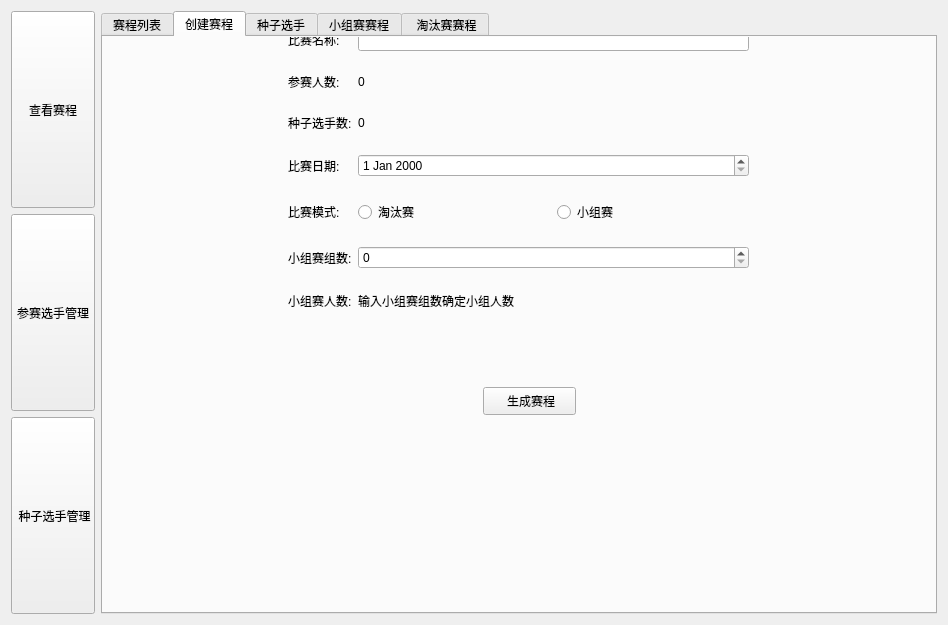
<?xml version="1.0" encoding="UTF-8"?>
<ui version="4.0">
 <class>TournamentSystem</class>
 <widget class="QWidget" name="TournamentSystem">
  <property name="geometry">
   <rect>
    <x>0</x>
    <y>0</y>
    <width>948</width>
    <height>625</height>
   </rect>
  </property>
  <property name="windowTitle">
   <string>Form</string>
  </property>
  <layout class="QHBoxLayout" name="horizontalLayout_6">
   <item>
    <layout class="QVBoxLayout" name="verticalLayout_3">
     <item>
      <widget class="QPushButton" name="btFixture">
       <property name="sizePolicy">
        <sizepolicy hsizetype="Minimum" vsizetype="Minimum">
         <horstretch>0</horstretch>
         <verstretch>0</verstretch>
        </sizepolicy>
       </property>
       <property name="text">
        <string>查看赛程</string>
       </property>
      </widget>
     </item>
     <item>
      <widget class="QPushButton" name="btPlayer">
       <property name="sizePolicy">
        <sizepolicy hsizetype="Minimum" vsizetype="Minimum">
         <horstretch>0</horstretch>
         <verstretch>0</verstretch>
        </sizepolicy>
       </property>
       <property name="text">
        <string>参赛选手管理</string>
       </property>
      </widget>
     </item>
     <item>
      <widget class="QPushButton" name="btSeedPlayer">
       <property name="sizePolicy">
        <sizepolicy hsizetype="Minimum" vsizetype="Minimum">
         <horstretch>0</horstretch>
         <verstretch>0</verstretch>
        </sizepolicy>
       </property>
       <property name="text">
        <string> 种子选手管理</string>
       </property>
      </widget>
     </item>
    </layout>
   </item>
   <item>
    <widget class="QTabWidget" name="tabWidget">
     <property name="currentIndex">
      <number>1</number>
     </property>
     <widget class="QWidget" name="tab_6">
      <attribute name="title">
       <string>赛程列表</string>
      </attribute>
      <layout class="QVBoxLayout" name="verticalLayout_8">
       <item>
        <widget class="QStackedWidget" name="stackedWidget">
         <property name="currentIndex">
          <number>1</number>
         </property>
         <widget class="QWidget" name="page_3">
          <layout class="QVBoxLayout" name="verticalLayout_7">
           <item>
            <widget class="QListView" name="listView"/>
           </item>
           <item>
            <layout class="QHBoxLayout" name="horizontalLayout_2">
             <item>
              <spacer name="horizontalSpacer">
               <property name="orientation">
                <enum>Qt::Horizontal</enum>
               </property>
               <property name="sizeHint" stdset="0">
                <size>
                 <width>40</width>
                 <height>20</height>
                </size>
               </property>
              </spacer>
             </item>
             <item>
              <widget class="QPushButton" name="btCreateFixture">
               <property name="text">
                <string>创建赛程</string>
               </property>
              </widget>
             </item>
             <item>
              <widget class="QPushButton" name="btSelectFixture">
               <property name="text">
                <string> 查看赛程</string>
               </property>
              </widget>
             </item>
            </layout>
           </item>
          </layout>
         </widget>
         <widget class="QWidget" name="page_4"/>
        </widget>
       </item>
      </layout>
     </widget>
     <widget class="QWidget" name="tab_4">
      <attribute name="title">
       <string>创建赛程</string>
      </attribute>
      <widget class="QWidget" name="layoutWidget">
       <property name="geometry">
        <rect>
         <x>185</x>
         <y>-8</y>
         <width>461</width>
         <height>281</height>
        </rect>
       </property>
       <layout class="QFormLayout" name="formLayout">
        <item row="0" column="0">
         <widget class="QLabel" name="label_6">
          <property name="text">
           <string>比赛名称:</string>
          </property>
         </widget>
        </item>
        <item row="0" column="1">
         <widget class="QLineEdit" name="editName"/>
        </item>
        <item row="1" column="0">
         <spacer name="verticalSpacer">
          <property name="orientation">
           <enum>Qt::Vertical</enum>
          </property>
          <property name="sizeHint" stdset="0">
           <size>
            <width>20</width>
            <height>40</height>
           </size>
          </property>
         </spacer>
        </item>
        <item row="2" column="0">
         <widget class="QLabel" name="label">
          <property name="text">
           <string>参赛人数:</string>
          </property>
         </widget>
        </item>
        <item row="2" column="1">
         <widget class="QLabel" name="playerSum">
          <property name="text">
           <string>0</string>
          </property>
         </widget>
        </item>
        <item row="3" column="0">
         <spacer name="verticalSpacer_2">
          <property name="orientation">
           <enum>Qt::Vertical</enum>
          </property>
          <property name="sizeHint" stdset="0">
           <size>
            <width>20</width>
            <height>40</height>
           </size>
          </property>
         </spacer>
        </item>
        <item row="4" column="0">
         <widget class="QLabel" name="label_4">
          <property name="text">
           <string>种子选手数:</string>
          </property>
         </widget>
        </item>
        <item row="4" column="1">
         <widget class="QLabel" name="seedPlayerSum">
          <property name="text">
           <string>0</string>
          </property>
         </widget>
        </item>
        <item row="5" column="0">
         <spacer name="verticalSpacer_3">
          <property name="orientation">
           <enum>Qt::Vertical</enum>
          </property>
          <property name="sizeHint" stdset="0">
           <size>
            <width>20</width>
            <height>40</height>
           </size>
          </property>
         </spacer>
        </item>
        <item row="6" column="0">
         <widget class="QLabel" name="label_7">
          <property name="text">
           <string>比赛日期:</string>
          </property>
         </widget>
        </item>
        <item row="6" column="1">
         <widget class="QDateEdit" name="editDate"/>
        </item>
        <item row="7" column="0">
         <spacer name="verticalSpacer_4">
          <property name="orientation">
           <enum>Qt::Vertical</enum>
          </property>
          <property name="sizeHint" stdset="0">
           <size>
            <width>20</width>
            <height>40</height>
           </size>
          </property>
         </spacer>
        </item>
        <item row="8" column="0">
         <widget class="QLabel" name="label_3">
          <property name="text">
           <string>比赛模式:</string>
          </property>
         </widget>
        </item>
        <item row="8" column="1">
         <layout class="QHBoxLayout" name="horizontalLayout_4">
          <item>
           <widget class="QRadioButton" name="radioElimination">
            <property name="text">
             <string>淘汰赛</string>
            </property>
            <attribute name="buttonGroup">
             <string notr="true">buttonGroup</string>
            </attribute>
           </widget>
          </item>
          <item>
           <widget class="QRadioButton" name="radioGroup">
            <property name="text">
             <string>小组赛</string>
            </property>
            <attribute name="buttonGroup">
             <string notr="true">buttonGroup</string>
            </attribute>
           </widget>
          </item>
         </layout>
        </item>
        <item row="9" column="0">
         <spacer name="verticalSpacer_5">
          <property name="orientation">
           <enum>Qt::Vertical</enum>
          </property>
          <property name="sizeHint" stdset="0">
           <size>
            <width>20</width>
            <height>40</height>
           </size>
          </property>
         </spacer>
        </item>
        <item row="10" column="0">
         <widget class="QLabel" name="label_8">
          <property name="text">
           <string>小组赛组数:</string>
          </property>
         </widget>
        </item>
        <item row="10" column="1">
         <widget class="QSpinBox" name="editGroupCount"/>
        </item>
        <item row="11" column="0">
         <spacer name="verticalSpacer_6">
          <property name="orientation">
           <enum>Qt::Vertical</enum>
          </property>
          <property name="sizeHint" stdset="0">
           <size>
            <width>20</width>
            <height>40</height>
           </size>
          </property>
         </spacer>
        </item>
        <item row="12" column="0">
         <widget class="QLabel" name="label_9">
          <property name="text">
           <string>小组赛人数:</string>
          </property>
         </widget>
        </item>
        <item row="12" column="1">
         <widget class="QLabel" name="groupPlayerSum">
          <property name="text">
           <string>输入小组赛组数确定小组人数</string>
          </property>
         </widget>
        </item>
       </layout>
      </widget>
      <widget class="QWidget" name="layoutWidget">
       <property name="geometry">
        <rect>
         <x>0</x>
         <y>0</y>
         <width>147</width>
         <height>30</height>
        </rect>
       </property>
       <layout class="QHBoxLayout" name="horizontalLayout_5">
        <item>
         <spacer name="horizontalSpacer_8">
          <property name="orientation">
           <enum>Qt::Horizontal</enum>
          </property>
          <property name="sizeType">
           <enum>QSizePolicy::Minimum</enum>
          </property>
          <property name="sizeHint" stdset="0">
           <size>
            <width>40</width>
            <height>20</height>
           </size>
          </property>
         </spacer>
        </item>
        <item>
         <spacer name="horizontalSpacer_3">
          <property name="orientation">
           <enum>Qt::Horizontal</enum>
          </property>
          <property name="sizeHint" stdset="0">
           <size>
            <width>20</width>
            <height>20</height>
           </size>
          </property>
         </spacer>
        </item>
       </layout>
      </widget>
      <widget class="QPushButton" name="btYes">
       <property name="geometry">
        <rect>
         <x>380</x>
         <y>350</y>
         <width>93</width>
         <height>28</height>
        </rect>
       </property>
       <property name="sizePolicy">
        <sizepolicy hsizetype="Minimum" vsizetype="Expanding">
         <horstretch>0</horstretch>
         <verstretch>0</verstretch>
        </sizepolicy>
       </property>
       <property name="text">
        <string> 生成赛程</string>
       </property>
      </widget>
     </widget>
     <widget class="QWidget" name="tab_2">
      <attribute name="title">
       <string>种子选手</string>
      </attribute>
     </widget>
     <widget class="QWidget" name="tab_3">
      <attribute name="title">
       <string>小组赛赛程</string>
      </attribute>
     </widget>
     <widget class="QWidget" name="tab_5">
      <attribute name="title">
       <string> 淘汰赛赛程</string>
      </attribute>
     </widget>
    </widget>
   </item>
  </layout>
 </widget>
 <resources/>
 <connections/>
 <buttongroups>
  <buttongroup name="buttonGroup"/>
 </buttongroups>
</ui>
